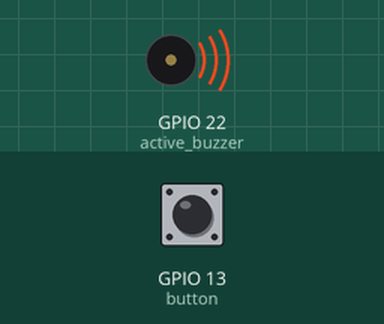
A program run on a simulated ESP32 board running MicroPython. Parts: buzzer (waves = sounding, pin HIGH). The test bench sets the inputs (shaded band); at power-on: GPIO 13 (button) HIGH.

Above: at 6.4 s.
6.5 s: GPIO 13 (button) pulled LOW for 0.15 s
At 7.3 s:
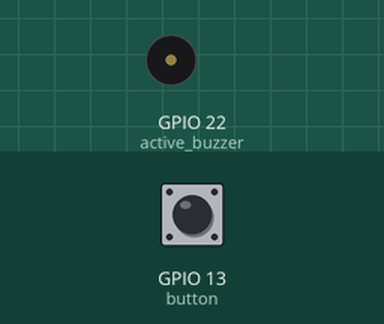
Timing chart, 0 to 9.5 s (numbered marks = the images above; inputs shaded):
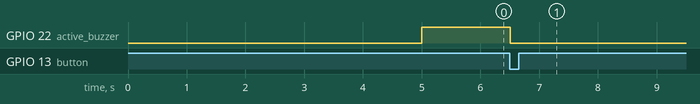

The program:

1._______.py
```python
'''
该程序作用是使用蜂鸣器与按键实现闹钟功能
在线文档：https://docs.geeksman.com/esp32/MicroPython/25.esp32-micropython-buzzer.html
'''
import time
from machine import Pin, Timer


# 定义控制引脚对象
button = Pin(13, Pin.IN, Pin.PULL_UP)
active_buzzer = Pin(22, Pin.OUT)


# 定义 Button 的外部中断
def button_irq(button_obj):
    time.sleep_ms(10)
    if not button.value():
        active_buzzer.off()

# 定义定时器中断回调函数
def timer_irq(timer_obj):
    active_buzzer.value(1)


# 定义定时器
timer = Timer(0)
# 初始化定时器，设置闹钟开启时间
timer.init(period=5000, mode=Timer.ONE_SHOT, callback=timer_irq)
# 设置button 外部中断，打断时钟
button.irq(button_irq, Pin.IRQ_FALLING)
```

Measured:
- after the input at 6.5 s, GPIO 22 (active_buzzer): HIGH → LOW at once
